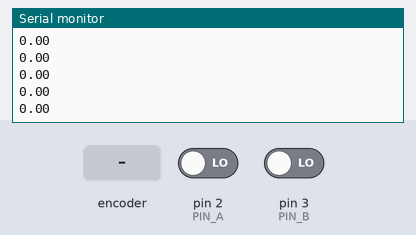
A sketch run on a simulated Arduino Uno, built with avr-gcc and run on an emulated ATmega328P. Shown: the last lines printed to the serial monitor. The inputs (shaded band) are chosen by the test bench; at power-on: pin 2 (PIN_A) LOW, pin 3 (PIN_B) LOW.

Above: at 1.2 s.
1.3 s: rotary encoder on pin 2 (PIN_A) / pin 3 (PIN_B) turned 1 step (first pin leading)
At 1.41 s:
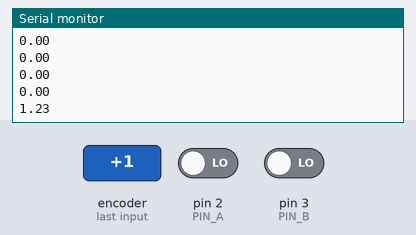
3.0 s: rotary encoder on pin 2 (PIN_A) / pin 3 (PIN_B) turned 1 step (first pin leading)
At 3.01 s:
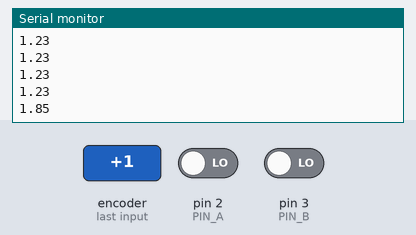
Timing chart, 0 to 6.0 s (numbered marks = the images above; inputs shaded):
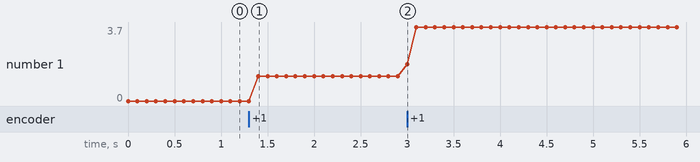

Measured:
- after the input at 1.3 s, the serial monitor: prints a new line after 0.10 s (image 1)
- after the input at 3.0 s, the serial monitor: prints a new line at once (image 2)
- plotted number 1: 0 → 1.23 after the input at 1.3 s, 1.23 → 3.7 after the input at 3.0 s

The sketch:

QuadMotorEncoderV1.ino
```cpp
const uint8_t PIN_A = 2;
const uint8_t PIN_B = 3;


const int PULSES_PER_REV = 370;

volatile long pulseCount = 0;
long count;


void setup() {
  Serial.begin(115200);


  pinMode(PIN_A, INPUT);
  pinMode(PIN_B, INPUT);Serial.println(count);

  // Interrupt on every change of channel. This is a 2-edge
  // decode (resolution of full quadrature decoding on both edges
  // of both channels) - simplest correct starting point, can upgrade
  // resolution later once this works.
  attachInterrupt(digitalPinToInterrupt(2), handleA, CHANGE);
  attachInterrupt(digitalPinToInterrupt(3), handle, CHANGE);
}

void loop() {interrupts();
  static unsigned long lastPrint = 0;
  unsigned long now = millis();

  if (now - lastPrint >= 100) {  // print 10x per second
    lastPrint = now;


    noInterrupts();       // briefly disable interrupts to safely read the

    count = pulseCount;    // volatile variable without a race condition
    if (count<=0){Serial.println(count/584.0*(370-10));}
    else {Serial.println((count/584.0*(370-10)));}
    interrupts();


  }}
void handleA() {
  // Read both channels to determine direction.
  float a = digitalRead(PIN_A);
  float b = digitalRead(PIN_B);

  // Standard quadrature decode logic: if A and B differ, one direction;
  if (a-b){
  pulseCount++;}
  // Standard quadrature decode logic: if A and B differ, one direction;
  else {
  pulseCount--;}
  }
void handle() {
  // Read both channels to determine direction.
  float a = digitalRead(PIN_A);
  float b = digitalRead(PIN_B);

  // Standard quadrature decode logic: if A and B differ, one direction;
  if (a-b){
  pulseCount--;}
  // Standard quadrature decode logic: if A and B differ, one direction;
  else {
  pulseCount++;}

}
```
